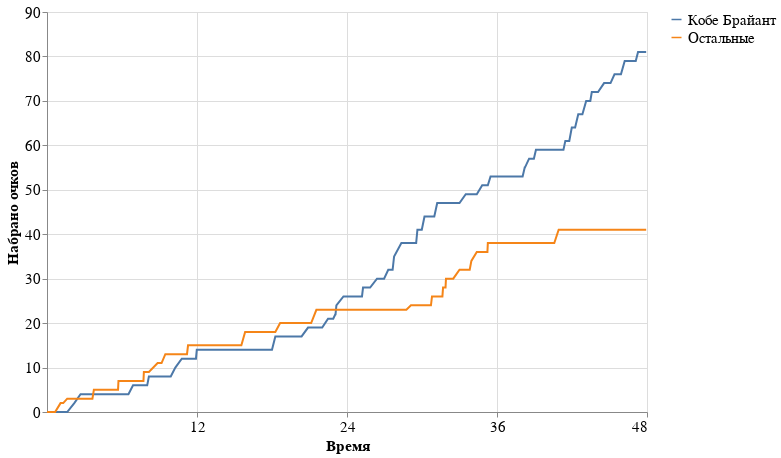

This figure's notebook cell:
### Code cell
plot_points(line_kobe2, player_name='Кобе Брайант')

### Figure 1 — Vega-Lite specification as saved in the notebook (floating-point values rounded to 4 significant figures; data arrays with more than 128 entries replaced by an {"elided": "..."} marker saying what was removed)
{"config": {"view": {"continuousWidth": 400, "continuousHeight": 300}, "axis": {"labelFontSize": 15, "titleFontSize": 15}, "legend": {"labelFontSize": 15}}, "data": {"name": "data-d617464ad84d7088f0136262882952e6"}, "mark": {"type": "line", "color": "blue"}, "encoding": {"color": {"type": "nominal", "field": "variable", "title": ""}, "x": {"type": "quantitative", "axis": {"grid": true, "values": [12, 24, 36, 48]}, "field": "game_minute", "scale": {"clamp": true, "domain": [0, 48]}, "title": "Время"}, "y": {"type": "quantitative", "field": "points", "title": "Набрано очков"}}, "height": 400, "width": 600, "$schema": "https://vega.github.io/schema/vega-lite/v4.8.1.json", "datasets": {"data-d617464ad84d7088f0136262882952e6": {"elided": "370 records"}}}
